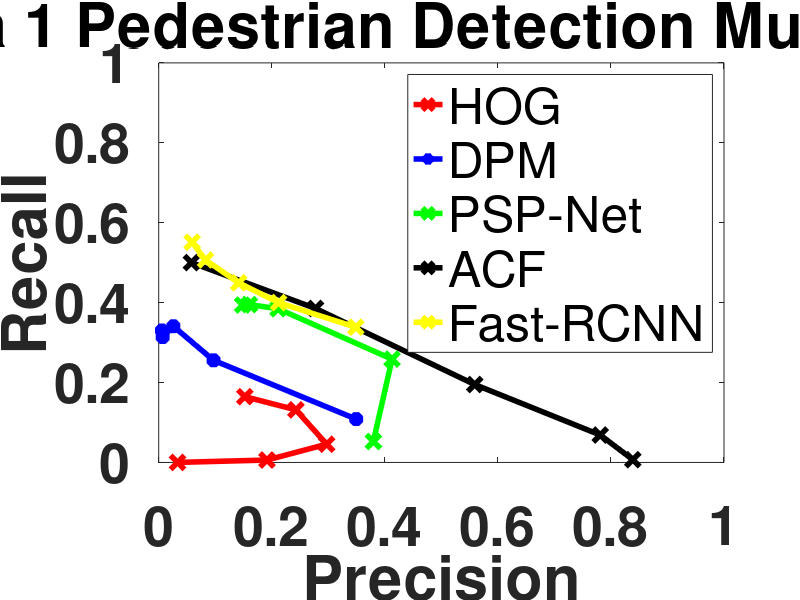
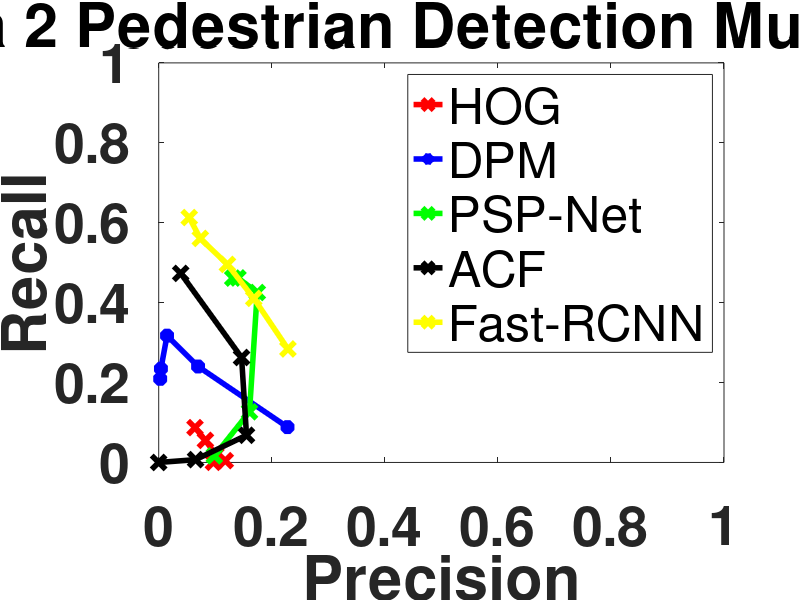
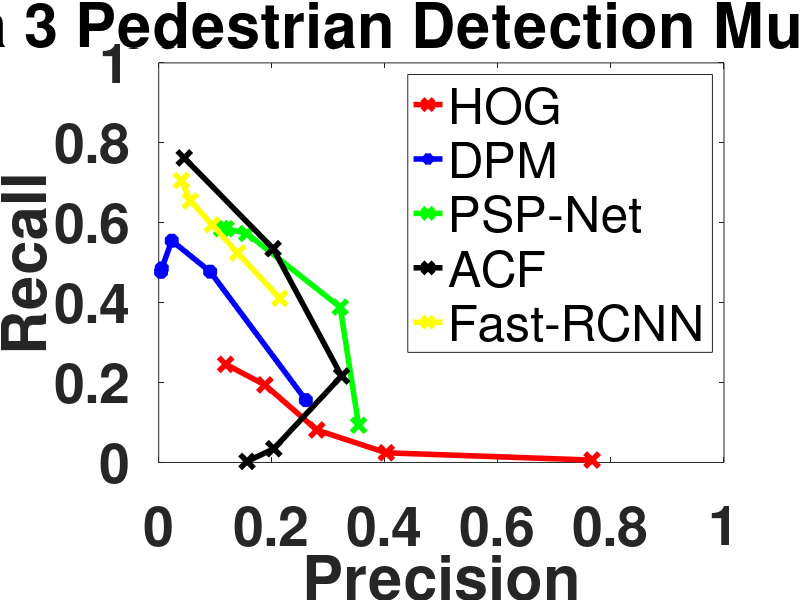

MATLAB code to generate these figures, in order:
clc;
clear all;
close all;


%% Pedestrian Detection Multi Camera

% Camera 1
HOGPrecision1 = [0.152373 0.242678 0.297133 0.191489 0.0333333];
HOGRecall1 = [0.164685 0.131695 0.0456792 0.00601042 0.000133565];

DPMPrecision1 = [0.00573624 0.00700831 0.0258927 0.0970311 0.349398];
DPMRecall1 = [0.330375 0.313797 0.340906 0.255644 0.108455];

PSPPrecision1 = [0.148363 0.160295 0.211219 0.412793 0.37971];
PSPRecall1 = [0.393939 0.395083 0.384708 0.258409 0.052491];

ACFPrecision1 = [0.057837 0.277369 0.559127 0.781155 0.83871];
ACFRecall1 = [0.500124 0.385411 0.195008 0.0686523 0.00694537];

FastPrecision1 = [ 0.0591427 0.0827778 0.14149 0.2121 0.348687];
FastRecall1 = [ 0.551139 0.506714 0.449668 0.399973 0.338404];

figure1 = figure();
axes1 = axes('Parent',figure1);
plot(HOGPrecision1, HOGRecall1, '-rx', 'MarkerSize', 10, 'LineWidth', 4)
hold on;
plot(DPMPrecision1, DPMRecall1, '-b*', 'MarkerSize', 10, 'LineWidth', 4)
plot(PSPPrecision1, PSPRecall1, '-gx', 'MarkerSize', 10, 'LineWidth', 4)
plot(ACFPrecision1, ACFRecall1, '-kx', 'MarkerSize', 10, 'LineWidth', 4)
plot(FastPrecision1, FastRecall1, '-yx', 'MarkerSize', 10, 'LineWidth', 4)
xlim([0 1]);ylim([0 1]);
xlabel('Precision','FontWeight','bold');
ylabel('Recall','FontWeight','bold');
legend('HOG', 'DPM', 'PSP-Net', 'ACF', 'Fast-RCNN')
title('Camera 1 Pedestrian Detection Multi Camera')
set(axes1,'FontSize', 40,'FontWeight','bold');

% Camera 2
HOGPrecision2 = [0.0642081 0.082546 0.101133 0.117647 0.0967742];
HOGRecall2 = [0.0872951 0.05533 0.018822 0.00454324 0.000486776];

DPMPrecision2 = [0.0026211 0.00392086 0.0147401 0.0696602 0.227843];
DPMRecall2 = [0.209313 0.23465 0.317412 0.240143 0.088431];

PSPPrecision2 = [0.130907 0.140102 0.174297 0.1606 0.0984405 ];
PSPRecall2 = [0.461401 0.461813 0.425328 0.126724 0.0163881];

ACFPrecision2 = [0.0389929 0.146597 0.155325  0.0652504 0];
ACFRecall2 = [0.473175 0.262698 0.0681486 0.00697712 0];

FastPrecision2 = [ 0.0539248 0.0735382 0.121462 0.168227  0.22856                    ];
FastRecall2 = [ 0.612933 0.560749 0.495651 0.410668 0.284115];

figure2 = figure();
axes2 = axes('Parent',figure2);
plot(HOGPrecision2, HOGRecall2, '-rx', 'MarkerSize', 10, 'LineWidth', 4)
hold on;
plot(DPMPrecision2, DPMRecall2, '-b*', 'MarkerSize', 10, 'LineWidth', 4)
plot(PSPPrecision2, PSPRecall2, '-gx', 'MarkerSize', 10, 'LineWidth', 4)
plot(ACFPrecision2, ACFRecall2, '-kx', 'MarkerSize', 10, 'LineWidth', 4)
plot(FastPrecision2, FastRecall2, '-yx', 'MarkerSize', 10, 'LineWidth', 4)
xlim([0 1]);ylim([0 1]);
xlabel('Precision','FontWeight','bold');
ylabel('Recall','FontWeight','bold');
legend('HOG', 'DPM', 'PSP-Net', 'ACF', 'Fast-RCNN')
title('Camera 2 Pedestrian Detection Multi Camera')
set(axes2,'FontSize', 40,'FontWeight','bold');

% Camera 3
HOGPrecision3 = [0.118507 0.187824 0.279579 0.402542 0.766667];
HOGRecall3 = [0.24561 0.19414 0.0812739 0.0242038 0.00585987];

DPMPrecision3 = [0.00412866 0.00546056 0.0230953 0.0910185 0.260297];
DPMRecall3 = [0.477038 0.485755 0.554975 0.477525 0.15598];

PSPPrecision3 = [0.111191 0.119067 0.155856 0.321039 0.353623];
PSPRecall3 = [0.585347 0.585139 0.572977 0.388537 0.0932484];

ACFPrecision3 = [0.0452859 0.20237 0.32344 0.20362 0.15625];
ACFRecall3 = [0.762075 0.535129 0.216285 0.0343949 0.00254777];

FastPrecision3 = [0.0401092 0.055973 0.0945656 0.139574 0.214229];
FastRecall3 = [0.705578 0.65459 0.59481 0.524157 0.410678];

figure3 = figure();
axes3 = axes('Parent',figure3);
plot(HOGPrecision3, HOGRecall3, '-rx', 'MarkerSize', 10, 'LineWidth', 4)
hold on;
plot(DPMPrecision3, DPMRecall3, '-b*', 'MarkerSize', 10, 'LineWidth', 4)
plot(PSPPrecision3, PSPRecall3, '-gx', 'MarkerSize', 10, 'LineWidth', 4)
plot(ACFPrecision3, ACFRecall3, '-kx', 'MarkerSize', 10, 'LineWidth', 4)
plot(FastPrecision3, FastRecall3, '-yx', 'MarkerSize', 10, 'LineWidth', 4)
xlim([0 1]);ylim([0 1]);
xlabel('Precision','FontWeight','bold');
ylabel('Recall','FontWeight','bold');
legend('HOG', 'DPM', 'PSP-Net', 'ACF', 'Fast-RCNN')
title('Camera 3 Pedestrian Detection Multi Camera')
set(axes3,'FontSize', 40,'FontWeight','bold');

% F-Scores
FScoreHOG1 = max((2 .* HOGPrecision1 .* HOGRecall1)./(HOGPrecision1 + HOGRecall1))
FScoreHOG2 = max((2 .* HOGPrecision2 .* HOGRecall2)./(HOGPrecision2 + HOGRecall2))
FScoreHOG3 = max((2 .* HOGPrecision3 .* HOGRecall3)./(HOGPrecision3 + HOGRecall3))

FScoreDPM1 = max((2 .* DPMPrecision1 .* DPMRecall1)./(DPMPrecision1 + DPMRecall1))
FScoreDPM2 = max((2 .* DPMPrecision2 .* DPMRecall2)./(DPMPrecision2 + DPMRecall2))
FScoreDPM3 = max((2 .* DPMPrecision3 .* DPMRecall3)./(DPMPrecision3 + DPMRecall3))

FScorePSP1 = max((2 .* PSPPrecision1 .* PSPRecall1)./(PSPPrecision1 + PSPRecall1))
FScorePSP2 = max((2 .* PSPPrecision2 .* PSPRecall2)./(PSPPrecision2 + PSPRecall2))
FScorePSP3 = max((2 .* PSPPrecision3 .* PSPRecall3)./(PSPPrecision3 + PSPRecall3))

FScoreACF1 = max((2 .* ACFPrecision1 .* ACFRecall1)./(ACFPrecision1 + ACFRecall1))
FScoreACF2 = max((2 .* ACFPrecision2 .* ACFRecall2)./(ACFPrecision2 + ACFRecall2))
FScoreACF3 = max((2 .* ACFPrecision3 .* ACFRecall3)./(ACFPrecision3 + ACFRecall3))

FScoreFast1 = max((2 .* FastPrecision1 .* FastRecall1)./(FastPrecision1 + FastRecall1))
FScoreFast2 = max((2 .* FastPrecision2 .* FastRecall2)./(FastPrecision2 + FastRecall2))
FScoreFast3 = max((2 .* FastPrecision3 .* FastRecall3)./(FastPrecision3 + FastRecall3))
